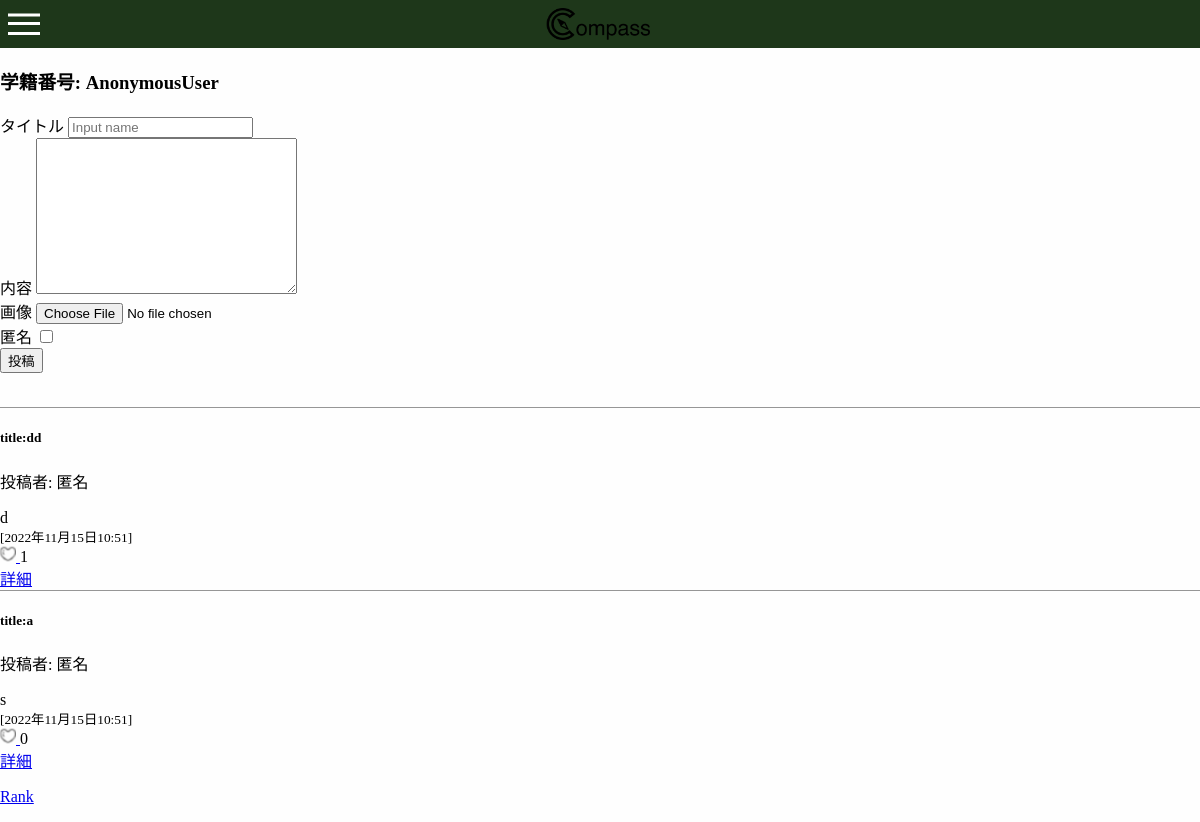
Before: /top with the older database file.
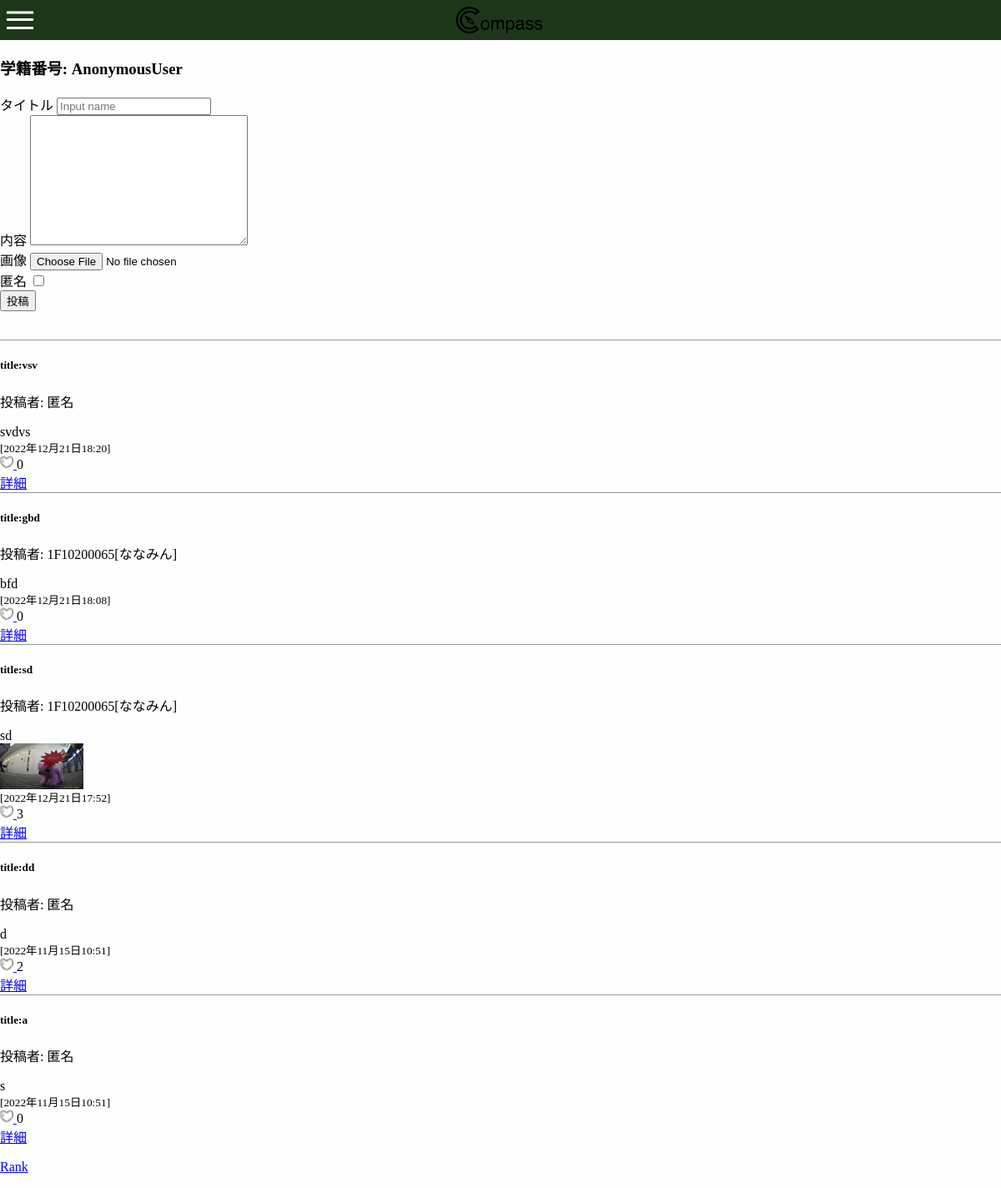
After: the same page with the newer database file.
### app01/models.py (models this page shows, shortened)
class Article(models.Model):
    title = models.CharField(max_length=500)
    body = models.TextField()
    posted_at = models.DateTimeField(default=timezone.now)
    published_at = models.DateTimeField(blank=True, null=True)
    like = models.IntegerField(default=0)
    image = models.ImageField(upload_to='media/images',null=True, blank=True)
    user = models.ForeignKey(User, on_delete=models.CASCADE)
    anonymity = models.BooleanField(default=False, blank=True, null=True)

### accounts/models.py (models this page shows)
class Person(models.Model):
    age = models.IntegerField(null=True)
    user = models.OneToOneField(User, related_name="userinfo", on_delete=models.CASCADE, unique=True)
    username = models.CharField(null=True, max_length=30)
    icon = models.ImageField(upload_to='media/icon_images', blank=True, null=True)
    timetable = models.OneToOneField(TimeTable, verbose_name="時間割", on_delete=models.CASCADE, null=True, blank=True)

### app01/views.py (the view)
# urls.py: path('', views.index, name='index'),
def index(request):
	if request.method == 'POST':
		form = Image(request.POST)
		article = Article(title=request.POST["title"],body=request.POST["text"])
		article.user = request.user
		if "checkbox" in request.POST:
			article.anonymity = False
		else:
			article.anonymity = True
		if form.is_valid():
			article.image=request.FILES.get('image')
		else:
			article.image=False
		article.save()
		context = {
				"articles": Article.objects.order_by("-posted_at"),
			}
		return render(request, 'app01/top.html', context)
	else:
		context = {
            "articles": Article.objects.order_by("-posted_at")
	    }
		return render(request, 'app01/top.html', context)

### app01/templates/app01/top.html (shortened to what this page needs)
{% load static %}
<html>
  <head>
    <link rel="stylesheet" href="{% static 'css/top.css' %}">
    <link rel="stylesheet" href="{% static 'css/header.css' %}">
  </head>
  <body>
    <header>
      <div class="inner">
        <div class="inner_color">
          <a href="{% url 'home' %}"><img src="../../../media/images/Compassアイコン黒.png" height="32px"></a>
        </div>
        <div class="h-menu">
          <label class="h-menu_icon" for="h-menu_checkbox"><span class="hamburger-icon"></span></label>
        </div>
      </div>
    </header>
      <div class="header-body">
        <h1>掲示板</h1>
      </div>
      <form action="{% url 'index' %}" method="post" enctype="multipart/form-data">
        <h3>学籍番号: {{ user }}</h3>
        <div>
          <div>
            <label for="titleInput">タイトル</label>
            <input id="titleInput" name="title" type="text" placeholder="Input name">
          </div>
          <div>
            <label for="textInput">内容</label>
            <textarea id="textInput" name="text" cols="30" rows="10" ></textarea>
          </div>
          <div>
            <label for="image">画像</label>
            <input type="file" name="image" accept="image/jpeg, image/png">
          </div>
          <div>
            <label for="checkbox">匿名</label>
            <input type="checkbox" name="checkbox">
          </div>
        </div>
        <div>
          <button type="submit" id="button">投稿</button>
        </div>
      </form>
      <br>
      {% if articles %}
        {% for article in articles %}
          <div class="article">
            <h5>title:{{ article.title }}</h5>
            {% if article.anonymity %}
            <p>投稿者: {{ article.user }}[{{ article.user.userinfo.username}}]</p>
            {% else %}
            <p>投稿者: 匿名</p>
            {% endif %}
            {{ article.body | linebreaksbr }}
            <diV>
              {% if article.image %}
              <img src="{{ article.image.url }}" style="width: 100px;height:auto">
              {% endif %}
            </diV>
            <small>[{{ article.posted_at }}]</small>
            <div>
              <a href="{% url 'like' article.id %}">
                <img src="..\media\images\heart.png" width="16" height="16">
              </a>
                {{ article.like }}
            </div>
            <a href="{% url 'detail' article.id %}">詳細</a>
            <br>
          </div>
        {% endfor %}
      {% else %}
        <p> 投稿はありません</p>
      {% endif %}
      <p><a href="{% url 'rank' %}" id="rank">Rank</a></p>
  </body>
</html>

Changed rows visible on the page:
added Article: title "vsv", anonymity "投稿者: 匿名", body "svdvs", posted_at "2022年12月21日18:20", like "0"
added Article: title "gbd", user "1F10200065", user.userinfo.username "ななみん", body "bfd", posted_at "2022年12月21日18:08", like "0"
added Article: title "sd", user "1F10200065", user.userinfo.username "ななみん", body "sd", image (picture), posted_at "2022年12月21日17:52", like "3"
changed Article "dd": like "1" → "2"
